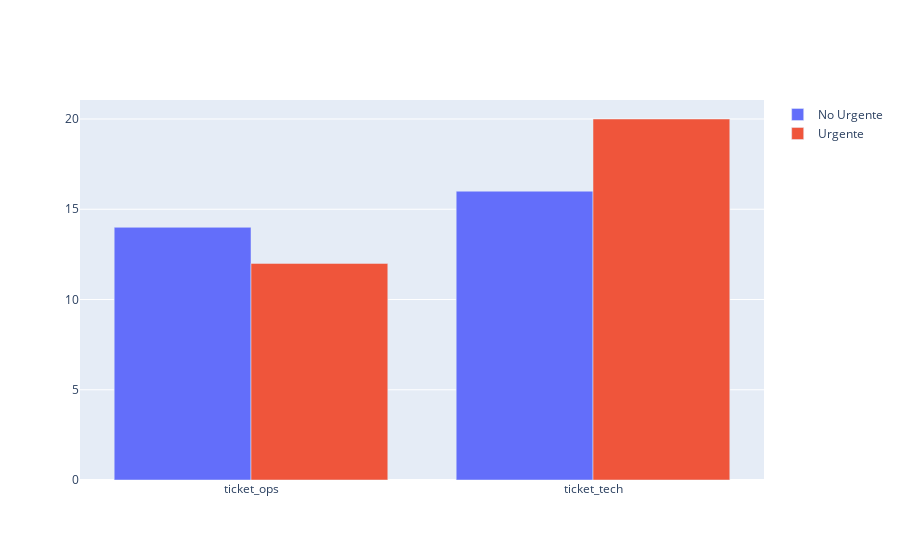

The notebook cell saved with this chart:
### Code cell
# Se muestra en un grafico de barras agrupado en grupos, la cantidad de tickets urgentes recibidos por Operaciones y Tech

fig = go.Figure(data=[
    go.Bar(name='No Urgente', x=data_clean1.columns[9:11], y=[valor_ops - valor_ops_urgente, valor_tech - valor_tech_urgente]),
    go.Bar(name='Urgente', x=data_clean1.columns[9:11], y=[valor_ops_urgente, valor_tech_urgente])
])
# Change the bar mode
fig.update_layout(barmode='group')
fig.show()

### Figure 1 — Plotly figure (JSON) as saved in the notebook; plotly's stock layout.template omitted (floating-point values rounded to 4 significant figures)
{"data": [{"name": "No Urgente", "type": "bar", "x": ["ticket_ops", "ticket_tech"], "y": [14, 16]}, {"name": "Urgente", "type": "bar", "x": ["ticket_ops", "ticket_tech"], "y": [12, 20]}], "layout": {"barmode": "group"}}
